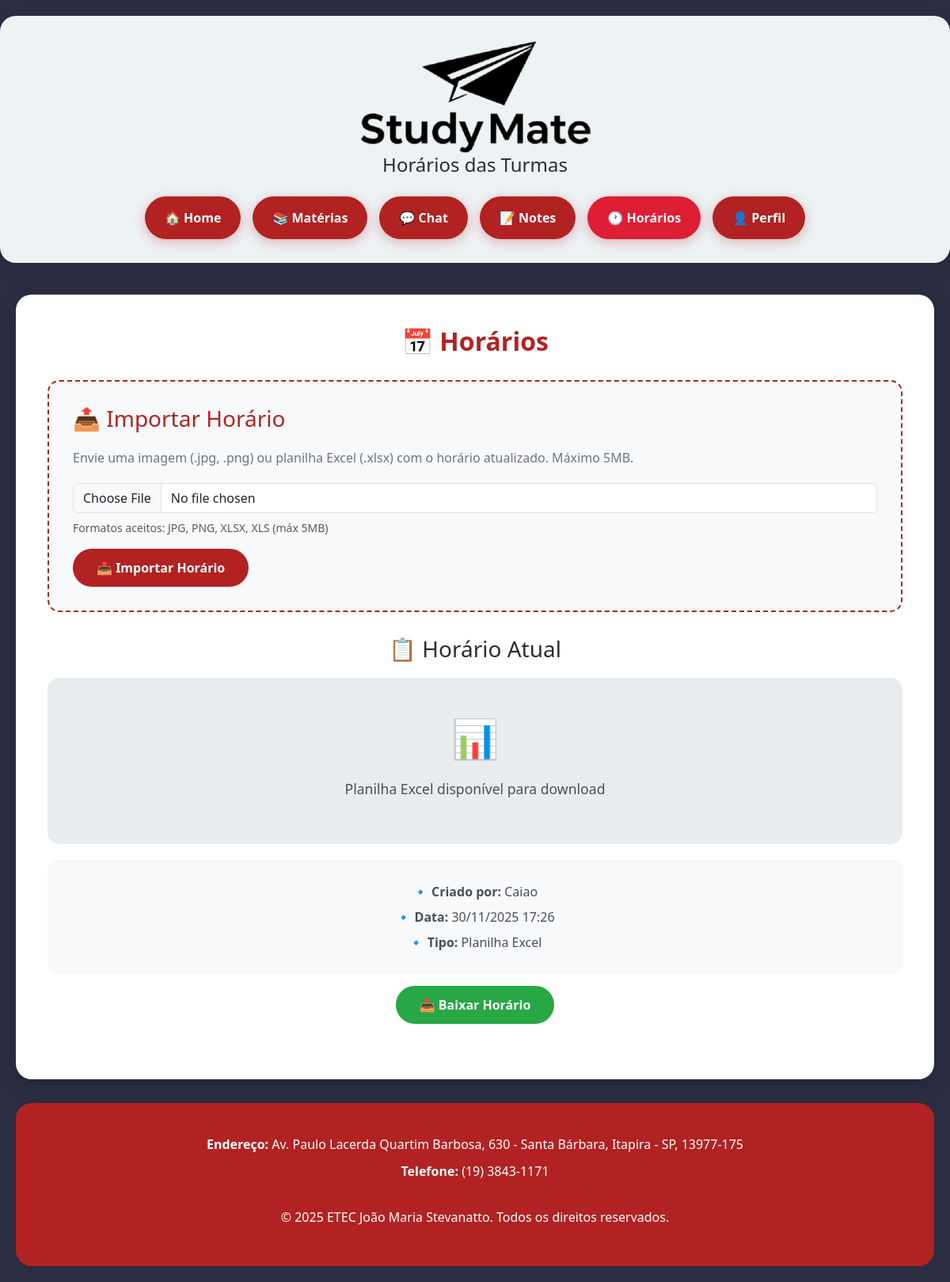
Page /horarios/ (signed in) on the earlier database version.
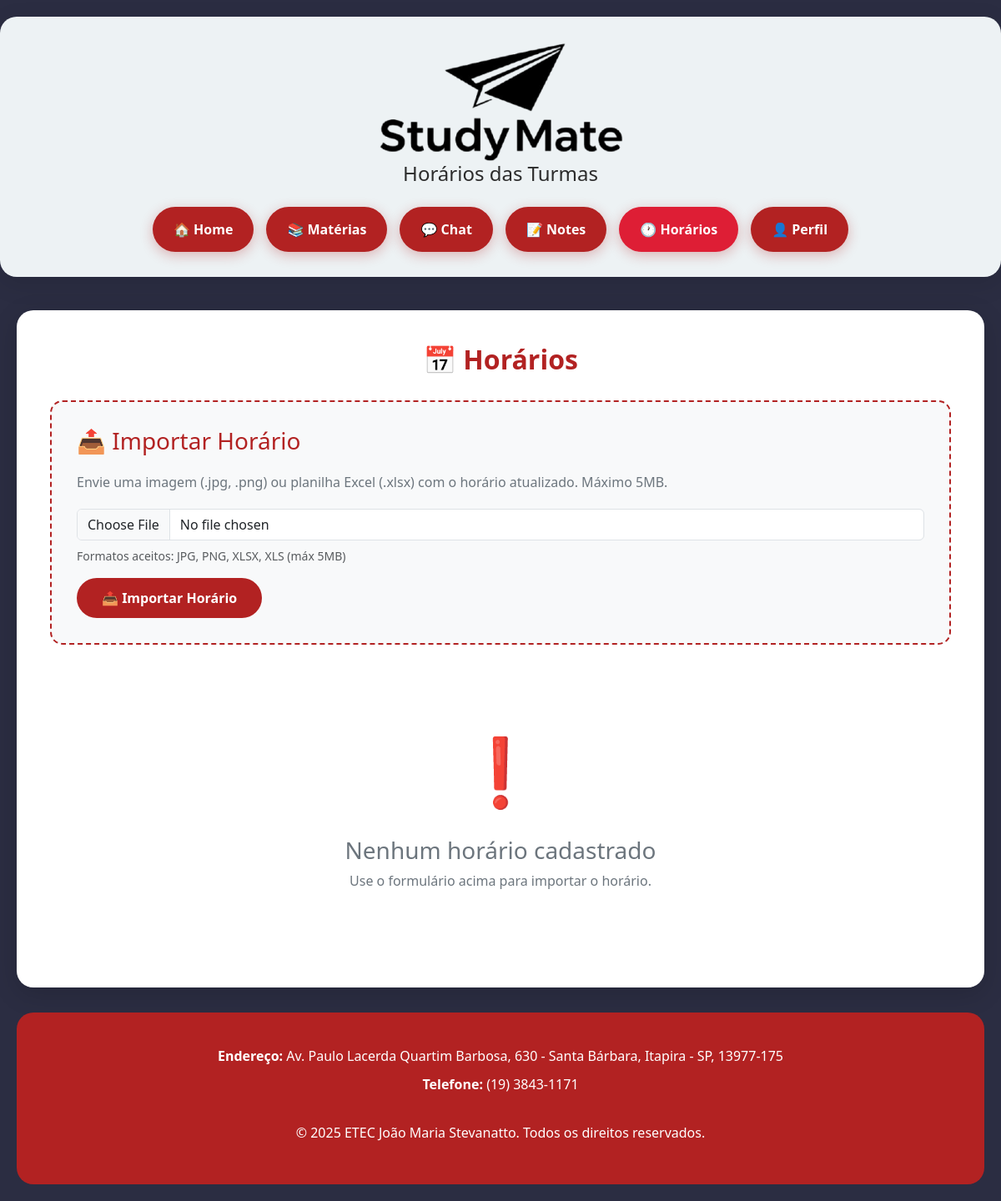
Same page on the later database version.
### horarios/models.py (models this page shows, shortened)
class Horario(models.Model):
    TIPO_CHOICES = [
        ('IMAGEM', 'Imagem'),
        ('EXCEL', 'Planilha Excel'),
    ]
    importado_por = models.ForeignKey(
        User,
        on_delete=models.CASCADE,
        related_name='horarios_importados',
        verbose_name='Importado por'
    )
    arquivo = models.FileField(
        upload_to='horarios/',
        validators=[validate_file_size_horario, validate_file_extension_horario],
        verbose_name='Arquivo'
    )
    tipo = models.CharField(
        max_length=10,
        choices=TIPO_CHOICES,
        verbose_name='Tipo'
    )
    data_importacao = models.DateTimeField(
        auto_now_add=True,
        verbose_name='Data de importação'
    )
    ativo = models.BooleanField(
        default=True,
        verbose_name='Ativo'
    )
    class Meta:
        verbose_name = 'Horário'
        verbose_name_plural = 'Horários'
        ordering = ['-data_importacao']

### accounts/models.py (models this page shows, shortened)
class User(AbstractUser):
    USER_TYPE_CHOICES = (
        ('admin', 'Administrador'),
        ('professor', 'Professor'),
        ('aluno', 'Aluno'),  # Atualizado de 'estudante' para 'aluno'
    )
    user_type = models.CharField(
        max_length=20,
        choices=USER_TYPE_CHOICES,
        default='aluno',  # Atualizado
        verbose_name='Tipo de Usuário'
    )
    matricula = models.CharField(max_length=20, blank=True, null=True, verbose_name='Matrícula')
    telefone = models.CharField(max_length=15, blank=True, null=True, verbose_name='Telefone')
    first_login = models.BooleanField(default=True, verbose_name='Primeiro Login')
    class Meta:
        verbose_name = 'Usuário'
        verbose_name_plural = 'Usuários'

### horarios/views.py (the view)
# urls.py: path('', views.horarios_view, name='home'),
@login_required
def horarios_view(request):
    user = request.user
    is_professor_or_admin = user.user_type in ['professor', 'admin'] or user.is_staff or user.is_superuser
    horario_ativo = Horario.objects.filter(ativo=True).first()
    historico = None
    if is_professor_or_admin:
        historico = Horario.objects.all()[:10]  # Últimas 10 versões
    if request.method == 'POST' and is_professor_or_admin:
        form = HorarioImportForm(request.POST, request.FILES)
        if form.is_valid():
            horario = form.save(commit=False)
            horario.importado_por = user
            horario.save()
            messages.success(request, '✅ Horário inserido com sucesso!')
            return redirect('horarios:home')
        else:
            for error in form.errors.values():
                messages.error(request, error)
    else:
        form = HorarioImportForm()
    context = {
        'is_professor_or_admin': is_professor_or_admin,
        'horario_ativo': horario_ativo,
        'historico': historico,
        'form': form,
    }
    return render(request, 'horarios/horarios.html', context)

### horarios/forms.py (shortened to what this page needs)
class HorarioImportForm(forms.ModelForm):
    class Meta:
        model = Horario
        fields = ['arquivo']
        widgets = {
            'arquivo': forms.FileInput(attrs={
                'class': 'form-control',
                'accept': '.jpg,.jpeg,.png,.xlsx,.xls',
                'id': 'arquivoInput'
            })
        }
        labels = {
            'arquivo': 'Selecione o arquivo'
        }

### horarios/templates/horarios/horarios.html (shortened to what the changed rows need)
<!DOCTYPE html>
<html lang="pt-br">
<head>
    {% load static %}
    <link href="https://cdn.jsdelivr.net/npm/bootstrap@5.3.0/dist/css/bootstrap.min.css" rel="stylesheet">
    <link rel="stylesheet" href="https://cdn.jsdelivr.net/npm/bootstrap-icons@1.11.1/font/bootstrap-icons.css">
</head>
<body>
    <div class="container">
        <div class="content-card">
            {% if is_professor_or_admin %}
                <h1 class="page-title">📅 Horários</h1>
            {% endif %}
            {% if horario_ativo %}
                <div class="horario-display">
                    {% if not is_professor_or_admin %}
                        <h1 class="page-title" style="margin-bottom: 30px;">📋 Horário Atual</h1>
                    {% else %}
                        <h3 style="margin-bottom: 20px;">📋 Horário Atual</h3>
                    {% endif %}
                    {% if horario_ativo.tipo == 'IMAGEM' %}
                        <img src="{{ horario_ativo.arquivo.url }}" alt="Horário">
                    {% elif horario_ativo.tipo == 'EXCEL' %}
                        <div style="background: #e9ecef; padding: 40px; border-radius: 15px;">
                            <div style="font-size: 3rem; margin-bottom: 15px;">📊</div>
                            <p style="font-size: 1.1rem; color: #495057;">
                                Planilha Excel disponível para download
                            </p>
                        </div>
                    {% endif %}
                    <div class="horario-info">
                        <p><strong>🔹 Criado por:</strong> {{ horario_ativo.importado_por.username }}</p>
                        <p><strong>🔹 Data:</strong> {{ horario_ativo.data_importacao|date:"d/m/Y H:i" }}</p>
                        <p><strong>🔹 Tipo:</strong> {{ horario_ativo.get_tipo_display }}</p>
                    </div>
                    <a href="{% url 'horarios:baixar' horario_ativo.id %}" class="btn-download">
                        📥 Baixar Horário
                    </a>
                </div>
            {% else %}
                <div class="empty-state">
                    <div class="icon">❗</div>
                    <h3>Nenhum horário cadastrado</h3>
                    <p>
                        {% if is_professor_or_admin %}
                            Use o formulário acima para importar o horário.
                        {% else %}
                            Os professores ainda não enviaram o horário.
                        {% endif %}
                    </p>
                </div>
            {% endif %}
        </div>
    </div>
</body>
</html>

Differences in the rows shown:
removed Horario: importado_por.username "Caiao", data_importacao "30/11/2025 17:26", tipo "Planilha Excel"
Other differences:
text no longer shown: "📋 Horário Atual 📊 Planilha Excel disponível para download 🔹 Criado por: 🔹 Data: 🔹 Tipo: 📥 Baixar Horário"
text now shown: "❗ Nenhum horário cadastrado Use o formulário acima para importar o horário."
